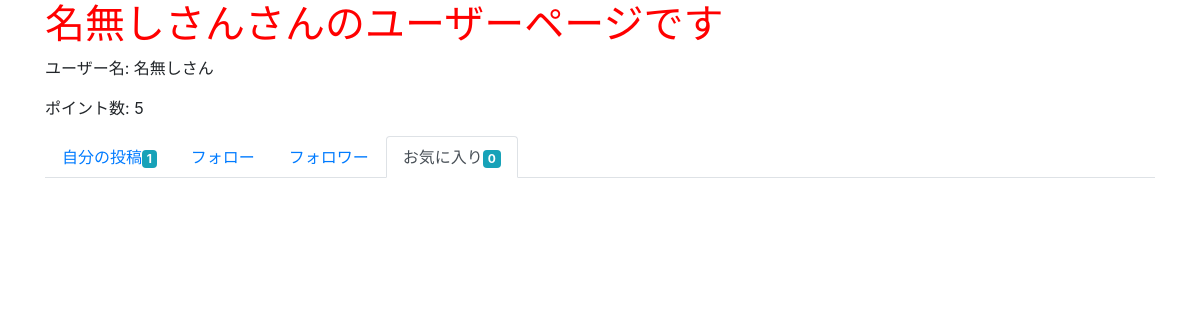
Before: /user/1/favo with the older database file.
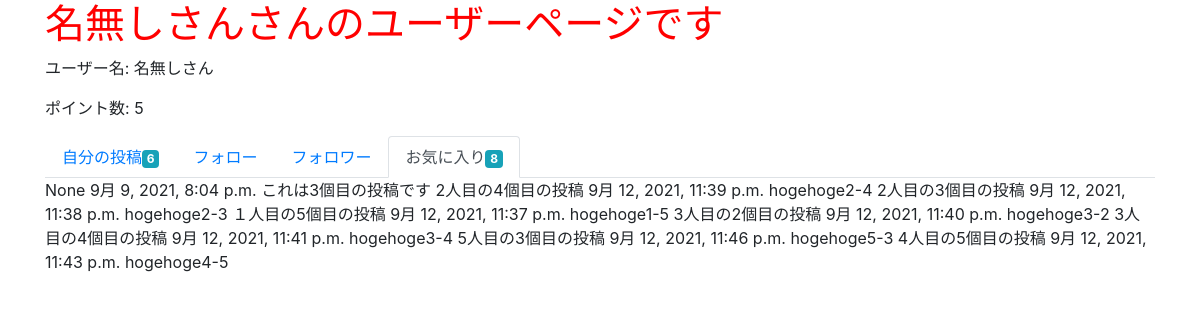
After: the same page with the newer database file.
### groomings/models.py (models this page shows)
class Date(models.Model):
    created_at = models.DateTimeField(default=now)
    class Meta:
        abstract = True

class Post(Date):
    title = models.CharField(max_length=30, null=True, blank=True)
    text = models.TextField(null=True, blank=True)
    user = models.ForeignKey(
        'User', on_delete=models.CASCADE, related_name="user_post"
    )
    favorite = models.ManyToManyField(User, related_name="user_favo_post")
    category = models.CharField(max_length=15, default='カテゴリーなし')
    class Meta:
        db_table = 'post'

### groomings/views.py (the view)
# urls.py: path(r'user/<int:user_id>/favo', views.user_favo, name='user_favo'),
def user_favo(request, user_id):
    user = User.objects.get(pk=user_id)
    favo_posts = user.user_favo_post.all()
    posts_count = user.user_post.all().count()
    favo_count = favo_posts.count()
    return render(request, 'groomings/user_favo.html', context={"user": user, 'favo_posts': favo_posts, "posts_count": posts_count, "favo_count": favo_count})

### groomings/templates/groomings/user_favo.html
{% extends "groomings/_user.html" %}
{% block posts %}
    <ul class="nav nav-tabs">
        <li class="nav-item"><a href="{% url 'groomings:user' user.id %}" class="nav-link">自分の投稿<span class="badge badge-info">{{ posts_count }}</span></a></li>
        <li class="nav-item"><a href="#" class="nav-link">フォロー</a></li>
        <li class="nav-item"><a href="#" class="nav-link">フォロワー</a></li>
        <li class="nav-item"><a href="{% url 'groomings:user_favo' user.id %}" class="nav-link active">お気に入り<span class="badge badge-info">{{ favo_count }}</span></a></li>
      </ul>
    {% for favo_post in favo_posts %}
      {{ favo_post.title }}
      {{ favo_post.created_at }}
      {{ favo_post.text }}
    {% endfor %}
{% endblock %}

Changed rows visible on the page:
now on this page (row unchanged): Post: title "None", created_at "9月 9, 2021, 8:04 p.m.", text "これは3個目の投稿です"
added Post: title "2人目の4個目の投稿", created_at "9月 12, 2021, 11:39 p.m.", text "hogehoge2-4"
added Post: title "2人目の3個目の投稿", created_at "9月 12, 2021, 11:38 p.m.", text "hogehoge2-3"
added Post: title "１人目の5個目の投稿", created_at "9月 12, 2021, 11:37 p.m.", text "hogehoge1-5"
added Post: title "3人目の2個目の投稿", created_at "9月 12, 2021, 11:40 p.m.", text "hogehoge3-2"
added Post: title "3人目の4個目の投稿", created_at "9月 12, 2021, 11:41 p.m.", text "hogehoge3-4"
added Post: title "5人目の3個目の投稿", created_at "9月 12, 2021, 11:46 p.m.", text "hogehoge5-3"
added Post: title "4人目の5個目の投稿", created_at "9月 12, 2021, 11:43 p.m.", text "hogehoge4-5"
Other visible differences:
{{ posts_count }}: "1" → "6"
{{ favo_count }}: "0" → "8"
